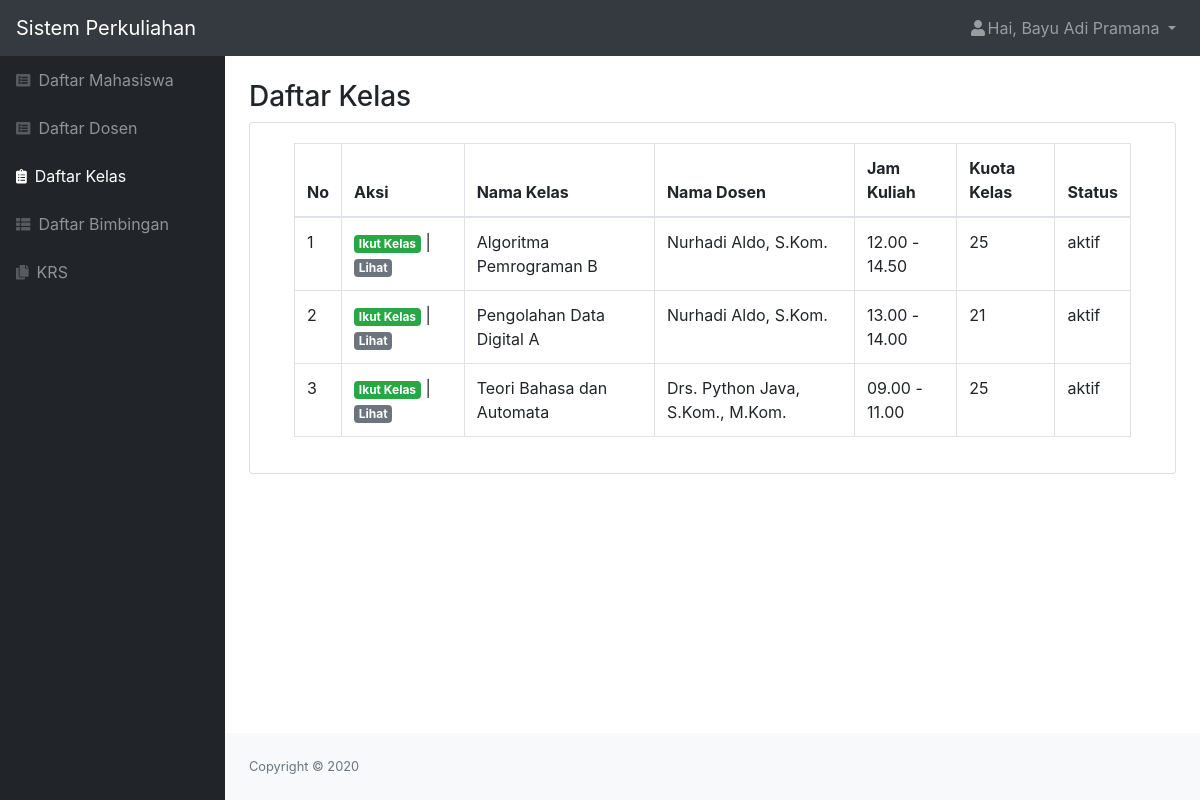
The app's page /php/kelas.php (signed in) with its own data.
### tables this page shows
CREATE TABLE `kelas` (
  `id_kelas` int(11) NOT NULL,
  `nama_kelas` varchar(100) NOT NULL,
  `jam_kuliah` varchar(20) NOT NULL,
  `kuota_kelas` int(11) NOT NULL,
  `id_dosen` int(11) NOT NULL,
  `status` varchar(20) NOT NULL
);

CREATE TABLE `dosen` (
  `id_dosen` int(11) NOT NULL,
  `role` char(1) NOT NULL,
  `nip` varchar(25) NOT NULL,
  `nidn` char(10) NOT NULL,
  `nama` varchar(50) NOT NULL,
  `email` varchar(50) NOT NULL,
  `alamat` varchar(50) NOT NULL,
  `tanggal_lahir` date NOT NULL,
  `status` varchar(20) NOT NULL,
  `password` varchar(300) NOT NULL
);

### php/kelas.php (the view, shortened to what this page needs)
<?php
include "function.php";
$nama = $_SESSION['nama'];
$role = $_SESSION['role'];
$queryKelas = mysqli_query($koneksi, "SELECT * FROM kelas INNER JOIN dosen ON kelas.id_dosen=dosen.id_dosen");
?>
<!DOCTYPE html>
<html lang="en">
    <head>
        <link href="../css/styles.css" rel="stylesheet" />
        <link href="https://cdn.datatables.net/1.10.20/css/dataTables.bootstrap4.min.css" rel="stylesheet" />
    </head>
    <body class="sb-nav-fixed">
        <nav class="sb-topnav navbar navbar-expand navbar-dark bg-dark">
            <a class="navbar-brand" href="index.html">Sistem Perkuliahan</a>
            <ul class="navbar-nav ml-auto">
                <li class="nav-item dropdown">
                    <a class="nav-link dropdown-toggle" id="userDropdown" href="#" role="button" data-toggle="dropdown" aria-haspopup="true" aria-expanded="false"><i class="fas fa-user fa-fw"></i>Hai, <?= $nama; ?> </a>
                </li>
            </ul>
        </nav>
        <div id="layoutSidenav">
            <div id="layoutSidenav_nav">
                <nav class="sb-sidenav accordion sb-sidenav-dark" id="sidenavAccordion">
                    <div class="sb-sidenav-menu">
                        <div class="nav">
                            <a class="nav-link" href="mahasiswa.php"
                                ><div class="sb-nav-link-icon"><i class="fas fa-list-alt"></i></div>
                                Daftar Mahasiswa</a
                            >
                            <a class="nav-link" href="dosen.php"
                                ><div class="sb-nav-link-icon"><i class="fas fa-list-alt"></i></div>
                                Daftar Dosen</a
                            >
                            <a class="nav-link active" href="kelas.php"
                                ><div class="sb-nav-link-icon"><i class="fas fa-clipboard-list"></i></div>
                                Daftar Kelas</a
                            >
                            <a class="nav-link" href="bimbingan.php"
                                ><div class="sb-nav-link-icon"><i class="fas fa-th-list"></i></div>
                                Daftar Bimbingan</a
                            >
                            <?php if($role == "1") { ?>
                            <a class="nav-link" href="krs.php"
                                ><div class="sb-nav-link-icon"><i class="fas fa-copy"></i></div>
                                KRS</a>
                            <?php } ?>
                        </div>
                    </div>
                </nav>
            </div>
            <div id="layoutSidenav_content">
                <main>
                    <div class="container-fluid">
                        <h3 class="mt-4">Daftar Kelas</h3>
                        <div class="card mb-4">
                            <div class="card-body">
                                <div class="table-responsive">
                                    <div class="container">
                                        <table class="table table-bordered" id="dataTable" width="100%" cellspacing="0">
                                            <thead>
                                                <tr>
                                                    <th>No</th>
                                                    <?php if($role == "2" || $role == "1") { ?>
                                                    <th>Aksi</th>
                                                    <?php } ?>
                                                    <th>Nama Kelas</th>
                                                    <th>Nama Dosen</th>
                                                    <th>Jam Kuliah</th>
                                                    <th>Kuota Kelas</th>
                                                    <th>Status</th>
                                                </tr>
                                            </thead>
                                            <?php $i=1; ?>
                                            <?php while($data = mysqli_fetch_assoc($queryKelas)) { ?>
                                                <tr>
                                                    <td><?= $i; ?></td>
                                                    <?php if($role == "1") { ?>
                                                        <td><a href="function.php?act=joinKelas&id_kelas=<?= $data['id_kelas']; ?>" class="badge badge-success ">Ikut Kelas</a> | <a href="kelas_lihat.php?id_kelas=<?= $data['id_kelas']; ?>" class="badge badge-secondary ">Lihat</a></td>
                                                    <?php } ?>
                                                    <td><?= $data['nama_kelas']; ?></>
                                                    <td><?= $data['nama']; ?></td>
                                                    <td><?= $data['jam_kuliah']; ?></td>
                                                    <td><?= $data['kuota_kelas']; ?></td>
                                                    <td><?= $data['status']; ?></td>
                                                </tr>
                                            <?php $i++; ?>
                                            <?php } ?>
                                        </table>
                                    </div>
                                </div>
                            </div>
                        </div>
                </main>
                <?php include "footer.php" ?>
            </div>
        </div>
    </body>
</html>

### records on screen
kelas: nama_kelas "Algoritma Pemrograman B", id_dosen.nama "Nurhadi Aldo, S.Kom.", jam_kuliah "12.00 - 14.50", kuota_kelas "25", id_dosen.status "aktif"
kelas: nama_kelas "Pengolahan Data Digital A", id_dosen.nama "Nurhadi Aldo, S.Kom.", jam_kuliah "13.00 - 14.00", kuota_kelas "21", id_dosen.status "aktif"
kelas: nama_kelas "Teori Bahasa dan Automata", id_dosen.nama "Drs. Python Java, S.Kom., M.Kom.", jam_kuliah "09.00 - 11.00", kuota_kelas "25", id_dosen.status "aktif"

### other values on screen
$nama "Bayu Adi Pramana"
